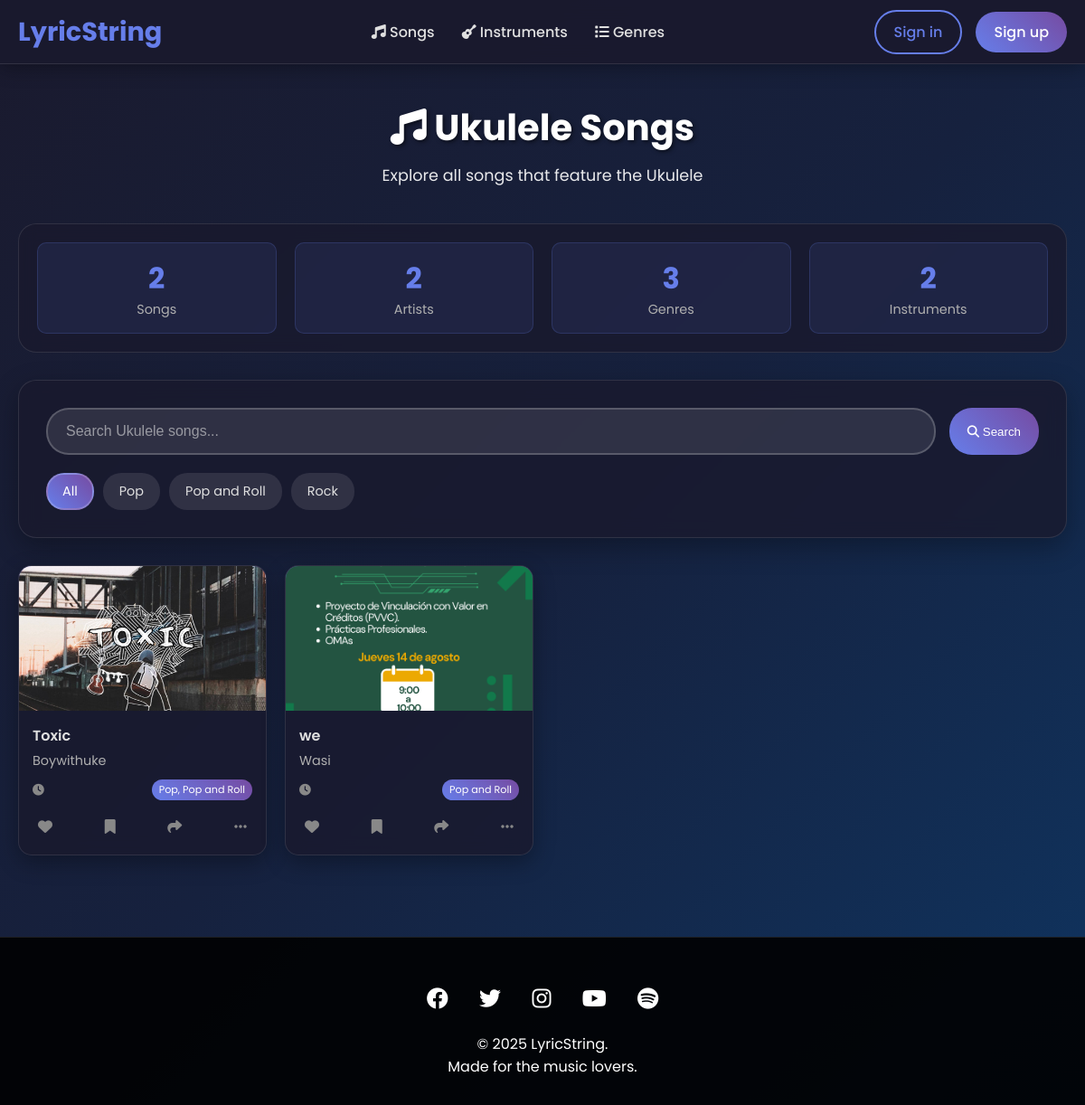
/instruments/1/, run on an earlier commit of the app's database.
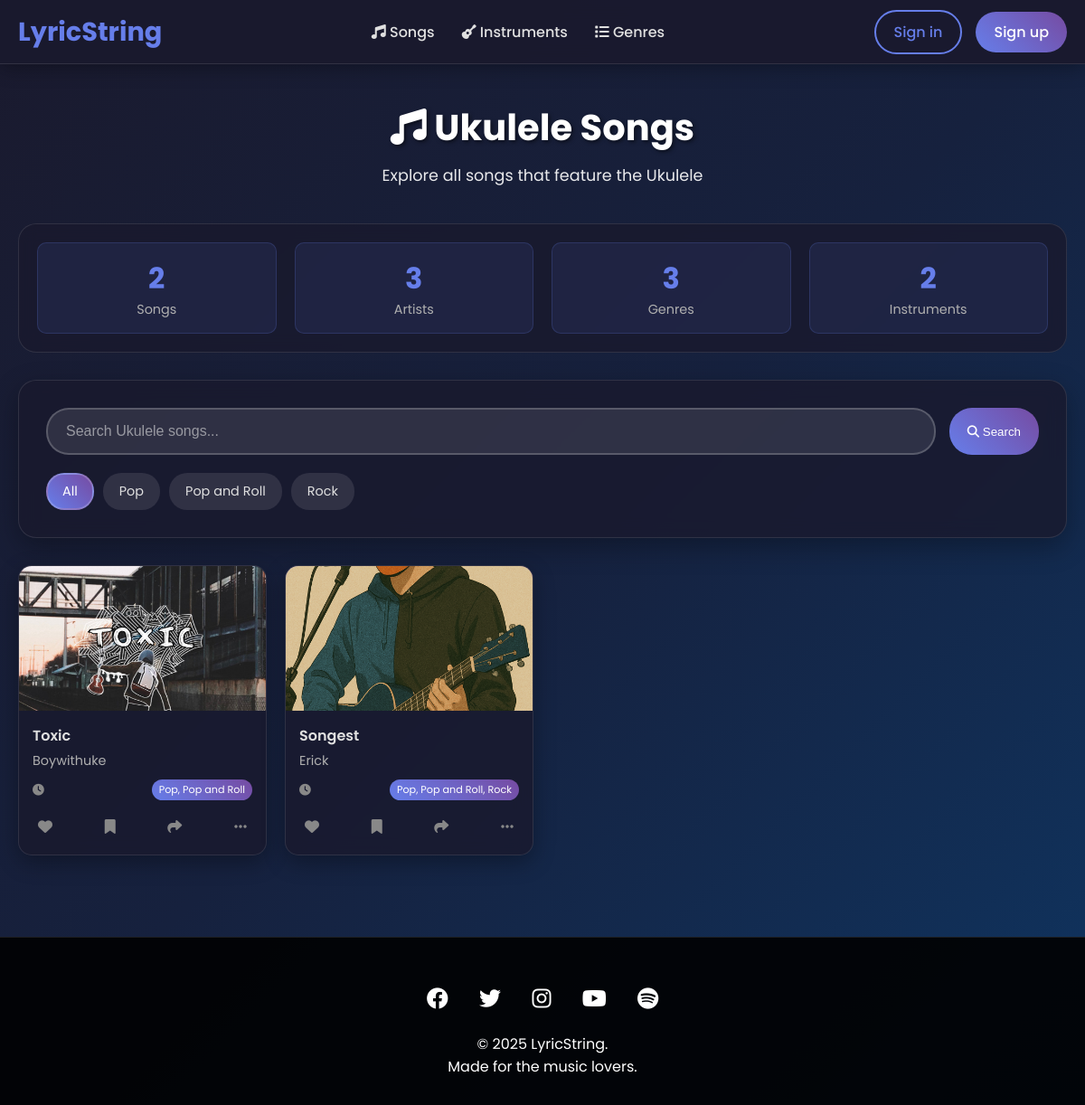
And on a later commit of the database.
### content/models.py (models this page shows, shortened)
class Genre(models.Model):
    name = models.CharField(max_length=50, unique=True)
    description = models.TextField(blank=True)
    icon_class = models.CharField(max_length=50, default='fas fa-music')

class Song(models.Model):
    title = models.CharField(max_length=100)
    artist = models.ForeignKey(Artist, on_delete=models.CASCADE)
    duration = models.DurationField()
    key = models.CharField(max_length=20)
    bpm = models.PositiveIntegerField()
    year = models.PositiveIntegerField()
    genres = models.ManyToManyField(Genre)
    instruments = models.ManyToManyField(Instrument, through='SongInstrument')
    description = models.TextField()
    cover_image = models.ImageField(upload_to='song_covers/', blank=True)
    audio_file = models.FileField(upload_to='song_audio/')
    created_at = models.DateTimeField(auto_now_add=True)
    liked_by = models.ManyToManyField(settings.AUTH_USER_MODEL, related_name='liked_songs')
    saved_by = models.ManyToManyField(settings.AUTH_USER_MODEL, related_name='saved_songs')

class Artist(models.Model):
    name = models.CharField(max_length=100)
    bio = models.TextField(blank=True)
    genres = models.ManyToManyField(Genre)

### content/views.py (the view)
# urls.py: path('instruments/<int:instrument_id>/', views.instrument_songs_view, name='instrument_songs'),
def instrument_songs_view(request, instrument_id):
    instrument = get_object_or_404(Instrument, pk=instrument_id)
    songs = Song.objects.filter(
        songinstrument__instrument=instrument
    ).select_related('artist').prefetch_related('genres').distinct()
    genres = Genre.objects.all()
    context = {
        'instrument': instrument,
        'songs': songs,
        'genres': genres,
        'total_songs': songs.count(),
        'total_artists': Artist.objects.count(),
        'total_genres': Genre.objects.count(),
        'total_instruments': Instrument.objects.count(),
    }
    return render(request, 'content/instrument_songs.html', context)

### templates/content/instrument_songs.html (shortened to what this page needs)
{% extends "base.html" %}
{% load static %}
{% block content %}
<link rel="stylesheet" href="{% static 'css/song_list.css' %}">
<div class="page-header">
    <h1><i class="{{ instrument.icon_class }}"></i> {{ instrument.name }} Songs</h1>
    <p>Explore all songs that feature the {{ instrument.name }}</p>
</div>
<div class="stats-section">
    <div class="stats-grid">
        <div class="stat-item">
            <div class="stat-number">{{ total_songs }}</div>
            <div class="stat-label">Songs</div>
        </div>
        <div class="stat-item">
            <div class="stat-number">{{ total_artists }}</div>
            <div class="stat-label">Artists</div>
        </div>
        <div class="stat-item">
            <div class="stat-number">{{ total_genres }}</div>
            <div class="stat-label">Genres</div>
        </div>
        <div class="stat-item">
            <div class="stat-number">{{ total_instruments }}</div>
            <div class="stat-label">Instruments</div>
        </div>
    </div>
</div>
<div class="search-section">
    <div class="search-bar">
        <input type="text" class="search-input" placeholder="Search {{ instrument.name }} songs...">
        <button class="btn btn-primary">
            <i class="fas fa-search"></i> Search
        </button>
    </div>
    <div class="filter-tags">
        <span class="filter-tag active">All</span>
        {% for genre in genres %}
        <span class="filter-tag">{{ genre.name }}</span>
        {% endfor %}
    </div>
</div>
<div class="songs-grid">
    {% for song in songs %}
    <a href="{% url 'song_detail' song.id %}" class="song-card-link">
        <div class="song-card">
            <div class="song-cover">
            </div>
            <div class="song-info">
                <div class="song-title">{{ song.title }}</div>
                <div class="song-artist">{{ song.artist.name }}</div>
                <div class="song-details">
                    <span><i class="fas fa-clock"></i> {{ song.duration|time:"i:s" }}</span>
                    <span class="song-genre">
                        {% for genre in song.genres.all %}
                        {{ genre.name }}{% if not forloop.last %}, {% endif %}
                        {% endfor %}
                    </span>
                </div>
                <div class="song-actions">
                    <button class="action-btn" title="Like">
                        <i class="fas fa-heart"></i>
                    </button>
                    <button class="action-btn" title="Save">
                        <i class="fas fa-bookmark"></i>
                    </button>
                    <button class="action-btn" title="Share">
                        <i class="fas fa-share"></i>
                    </button>
                    <button class="action-btn" title="More options">
                        <i class="fas fa-ellipsis-h"></i>
                    </button>
                </div>
            </div>
        </div>
    </a>
    {% empty %}
    <div class="no-songs" style="grid-column: 1 / -1; text-align: center; padding: 40px;">
        <i class="fas fa-music" style="font-size: 3rem; color: #667eea; margin-bottom: 20px;"></i>
        <h3>No songs found for {{ instrument.name }}</h3>
        <p>Check back later for new content!</p>
    </div>
    {% endfor %}
</div>
{% endblock %}

What changed in the data, as far as the page shows it:
removed Song: title "we", artist.name "Wasi", Genre (name "Pop and Roll")
added Song: title "Songest", artist.name "Erick", Genre (name "Pop"), Genre (name "Pop and Roll"), Genre (name "Rock")
Also different on the page:
{{ total_artists }}: "2" → "3"
